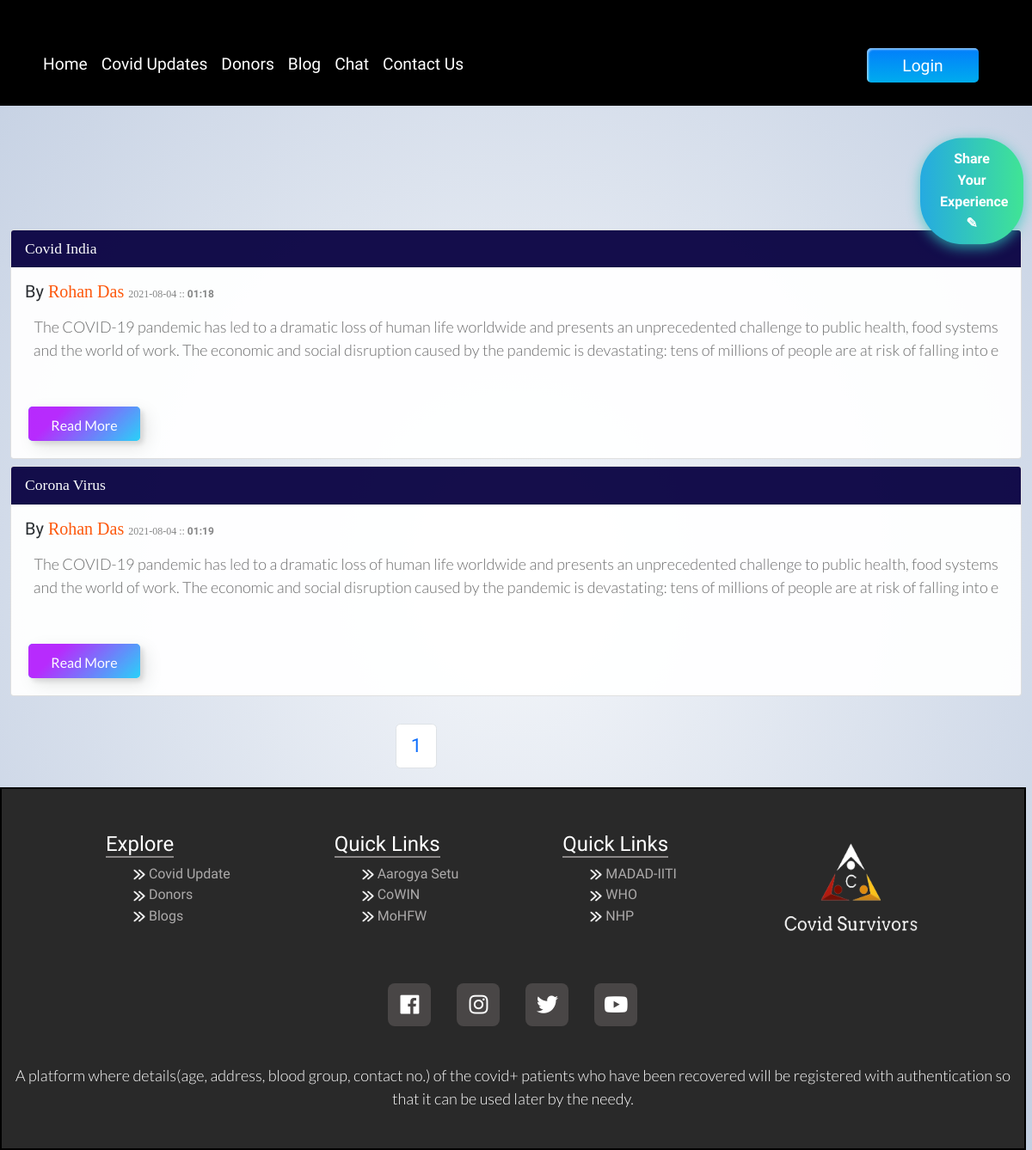
The page /blog/ on the database as committed earlier.
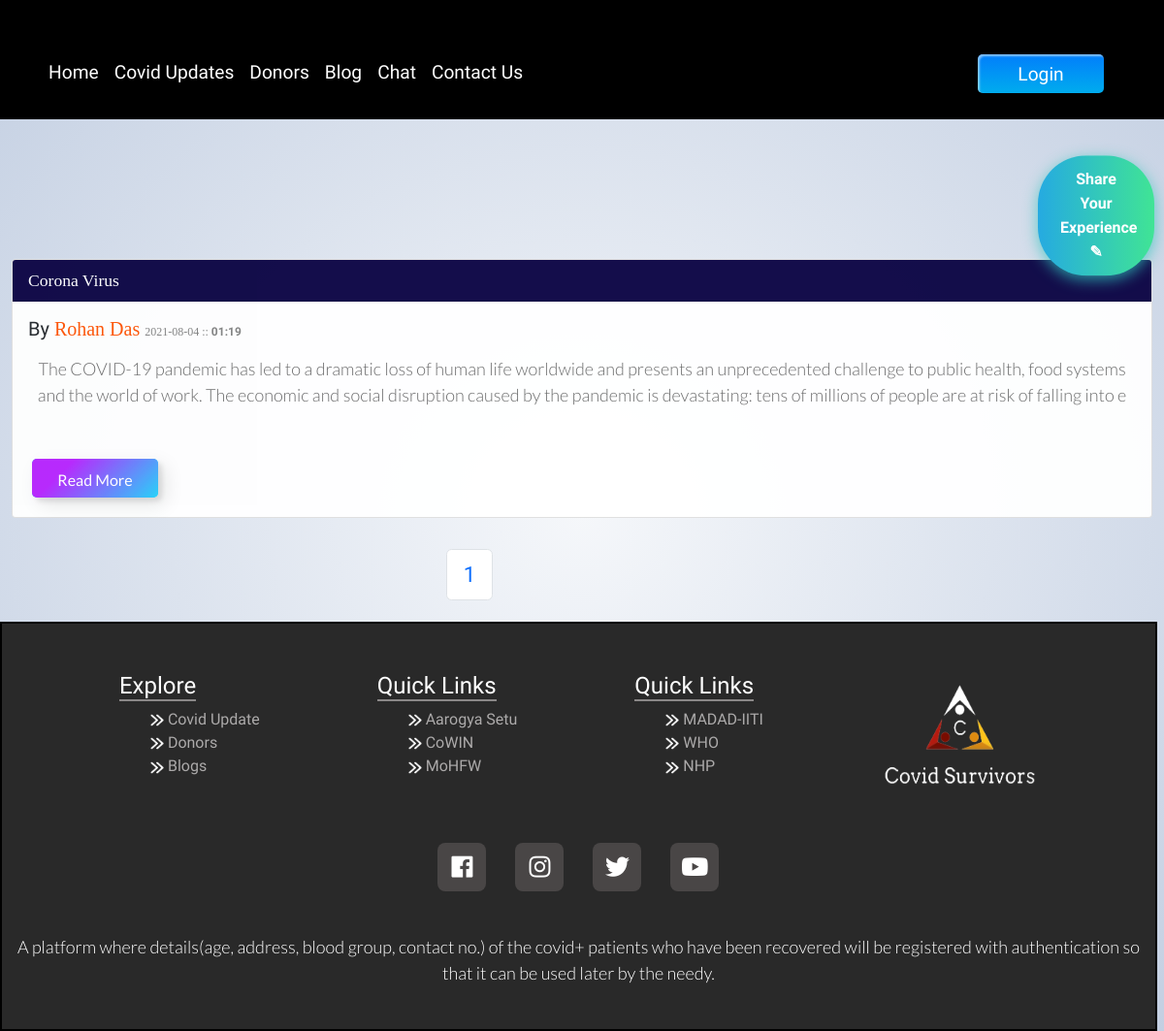
The same page on the database as committed later.
### blog/models.py (models this page shows, shortened)
class Post(models.Model):
    sno=models.AutoField(primary_key=True)
    title=models.CharField(max_length=255)
    author=models.CharField(max_length=50)
    authorUsername=models.CharField(max_length=50, default="")
    Timestamp=models.CharField(max_length=50)
    blog_img = models.ImageField(upload_to='')
    content=models.TextField()

### blog/views.py (the view)
# urls.py: path('', views.blogHome, name='blogHome'),
def blogHome(request):
    post = Post.objects.all().order_by('sno')
    paginator = Paginator(post, 4)
    Page_number = request.GET.get('page')
    Page_obj = paginator.get_page(Page_number)
    return render(request, 'blog/blogHome.html', {"page_obj": Page_obj})

### templates/blog/blogHome.html (shortened to what this page needs)
{% extends 'base.html' %}
{% block body %}
{% load static %}
  <button type="button" id="share" class="btn-hover butto color-1 Shareblg">
<a style="text-decoration: none;  color: rgb(255, 255, 255);" href="/blog/addblog">
  Share Your Experience <span>&#9998</span>
</a>
  </button>
<div class="container" style="max-width: 1200px; opacity: 0.95;">
  {% for post in page_obj %}
  <div class="card my-2 ccc cardd {% cycle 'left1' 'right1' 'left2' 'right2' %}">
    <div class="card-header" style="background-color: rgb(9, 2, 66); margin: 0;">
      <span id="title"> {{post.title}}</span>
    </div>
    <div class="card-body">
      <h5 class="card-title">By <span id="author">{{post.author}}</span> <span id="time">{{post.Timestamp|slice:"0:11"}} :: <b>{{post.Timestamp | slice:"11:16"}} </b> </span></h5>
      <p class="card-text">
        {% autoescape off %}{{post.content|slice:300}}{% endautoescape %}
      </p>
    </div>
    <a href="/blog/{{post.sno}}" >
      <button class="custom-btn btn-9">Read More</button>
    </a>
  </div>
  {% endfor %}
</div>
  <br>
  <div id="pagination">
    <nav aria-label="Page navigation example">
      <ul class="pagination">
        <li class="page-item  right2"><a class="page-link" href="#">{{page_obj.number}}</a></li>
      </ul>
    </nav>
  </div>
{% endblock %}

### templates/base.html (shortened to what this page needs)
<!DOCTYPE html>
<html lang="en">
<head>
  <link href="https://cdn.jsdelivr.net/npm/bootstrap@5.0.2/dist/css/bootstrap.min.css" rel="stylesheet"
>
  <link rel="stylesheet" href="https://cdnjs.cloudflare.com/ajax/libs/font-awesome/5.5.0/css/all.css">
    {% load static %}
    <link rel="stylesheet" href="{% static 'base.css' %}">
</head>
<body>
  <div id="j">
    <header id="i" class="p-3 bg-dark nn tran text-white">
      {% load static %}
      <br>
      <div id="navbar" class="container">
        <div id="navbar2" class="d-flex flex-wrap align-items-center justify-content-center justify-content-lg-start">
          <ul class="nav col-12 col-lg-auto me-lg-auto mb-2 justify-content-center mb-md-0" id="List">
            <li><a href="/" class="nav-link px-2 text-white">Home</a></li>
            <li id="z"><a href="/covidupdates" class="nav-link px-2 text-white">Covid Updates</a></li>
            <li><a href="/donors" class="nav-link px-2 text-white">Donors</a></li>
            <li><a href="/blog" class="nav-link px-2 text-white">Blog</a></li>
            <li><a href="/livechat" class="nav-link px-2 text-white">Chat</a></li>
            <li><a href="/contactus" class="nav-link px-2 text-white">Contact Us</a></li>
          </ul>
          {% if request.user.is_authenticated %}
          <a href="/profile">
            {% if user.first_name|length < 20 %}
            {% if "G" in user.first_name %}
            <button class="custom-btn btn-12"><span>Profile</span><span>Admin &#9881;</span></button>
            {% elif user.first_name == "" or user.username == "bhavishya" %}
            <button class="custom-btn btn-12"><span>Profile</span><span>SuperAdmin &#9881;</span></button>
            {% else %}
            <button class="custom-btn btn-12"><span>Profile</span><span>{{user.first_name}}</span></button>
            {% endif %}
          </a>
            {% else %}
            <button class="custom-btn btn-12"><span>Profile</span><span>{{user.username}}</span></button>
          </a>
            {% endif %}
          {% else %}
          <div class="text-end">
            <a href="/login">
       <button class="custom-btn btn-3"><span>Login</span></button>
            </a>
          </div>
          {% endif %}
        </div>
      </div>
    </header>
  </div>
  {% block body %}
  {% endblock body %}
  {% load static %}
  <div class="total-monal">
    <div class="containermonal">
            <div class="middlesection-mm ">
                <div class="firstmiddle-mm middleblock">
                    <h4><span>Explore</span> </h4>
                    <ul class="middlesection-ul">
                        <li ><img src="{% static "imgs/bullet3.png" %}" class="bulleticon-mm" alt="">
                            <a href="/covidupdates" class="middlesectionlink">Covid Update</a></li>
                        <li><img src="{% static "imgs/bullet3.png" %}" class="bulleticon-mm" alt="">
                            <a href="/donors" class="middlesectionlink">Donors</a></li>
                        <li><img src="{% static "imgs/bullet3.png" %}" class="bulleticon-mm" alt="">
                            <a href="/blog" class="middlesectionlink">Blogs</a></li>
                    </ul>
                </div>
                <div class="secondmiddle-mm middleblock">
                    <h4><span>Quick Links</span> </h4>
                    <ul class="middlesection-ul">
                        <li><img src="{% static "imgs/bullet3.png" %}" class="bulleticon-mm" alt="">
                            <a href="https://www.aarogyasetu.gov.in/" class="middlesectionlink" target="_blank">Aarogya Setu</a></li>
                        <li><img src="{% static "imgs/bullet3.png" %}" class="bulleticon-mm" alt="">
                            <a href="https://www.cowin.gov.in/" class="middlesectionlink" target="_blank">CoWIN</a></li>
                        <li><img src="{% static "imgs/bullet3.png" %}" class="bulleticon-mm" alt="">
                            <a href="https://www.mohfw.gov.in/" class="middlesectionlink" target="_blank">MoHFW</a></li>
                    </ul>
                </div>
                <div class="thirdmiddle-mm middleblock">
                    <h4><span>Quick Links</span></h4>
                    <ul class="middlesection-ul">
                        <li><img src="{% static "imgs/bullet3.png" %}" class="bulleticon-mm" alt="">
                           <a href="https://madad-covid.in/" class="middlesectionlink" target="_blank">MADAD-IITI</a></li>
                        <li><img src="{% static "imgs/bullet3.png" %}" class="bulleticon-mm" alt="">
                            <a href="https://www.who.int/emergencies/diseases/novel-coronavirus-2019?gclid=Cj0KCQjwsqmEBhDiARIsANV8H3Z9S2QOOEpwE5kNxleFkJ0lr57jaTgfQk7WJOBPfwKZ-XJP8ZJib-4aAqSgEALw_wcB" class="middlesectionlink" target="_blank">WHO</a></li>
                        <li><img src="{% static "imgs/bullet3.png" %}" class="bulleticon-mm" alt="">
                            <a href="https://www.nhp.gov.in/" class="middlesectionlink" target="_blank">NHP</a></li>
                    </ul>
                </div>
                <div class="fourthmiddle-mm middleblock">
               <img src="{% static "imgs/logo2.png" %}" alt="">
                </div>
            </div>
            <div class="bottomsection-mm">
                <div class="socialicons-mm">
                    <a href=""><i class="fab fa-facebook"></i> </a>
                    <a href=""><i class="fab fa-instagram"></i> </a>
                    <a href=""><i class="fab fa-twitter"></i> </a>
                    <a href=""><i class="fab fa-youtube"></i> </a>
                </div>
                <p>A platform where details(age, address, blood group, contact no.) of the covid+ patients who have been recovered will be registered with authentication so that it can be used later by the needy.
                </p>
            </div>
    </div>
</div>
</body>
</html>

### home/static/base.css (style rules this page uses)
body { background-image: radial-gradient(#f5f7fa , #c3cfe2); font-family: 'Times New Roman', Times, serif; }
p { font-family: 'Lato', sans-serif; font-weight: 300; text-align: center; font-size: 18px; color: #676767; }
button { margin: 20px; }
.custom-btn { width: 130px; height: 40px; color: #fff; border-radius: 5px; padding: 10px 25px; font-family: 'Lato', sans-serif; font-weight: 500; background: transparent; cursor: pointer; transition: all 0.3s ease; position: relative; display: inline-block; box-shadow:inset 2px 2px 2px 0px rgba(255,255,255,.5), 7px 7px 20px 0px rgba(0,0,0,.1), 4px 4px 5px 0px rgba(0,0,0,.1); outline: none; }
.btn-3 { background: rgb(0,172,238); background: linear-gradient(0deg, rgba(0,172,238,1) 0%, rgba(2,126,251,1) 100%); width: 130px; height: 40px; line-height: 42px; padding: 0; border: none; }
.btn-3 span { position: relative; display: block; width: 100%; height: 100%; }
.btn-3:before, .btn-3:after { position: absolute; content: ""; right: 0; top: 0; background: rgba(2,126,251,1); transition: all 0.3s ease; }
.btn-3:before { height: 0%; width: 2px; }
.btn-3:after { width: 0%; height: 2px; }
.btn-3 span:before, .btn-3 span:after { position: absolute; content: ""; left: 0; bottom: 0; background: rgba(2,126,251,1); transition: all 0.3s ease; }
.btn-3 span:before { width: 2px; height: 0%; }
.btn-3 span:after { width: 0%; height: 2px; }
.btn-9 { border: none; transition: all 0.3s ease; overflow: hidden; }
.btn-9:after { position: absolute; content: " "; z-index: -1; top: 0; left: 0; width: 100%; height: 100%; background-color: #1fd1f9; background-image: linear-gradient(315deg, #1fd1f9 0%, #b621fe 74%); transition: all 0.3s ease; }

### templates/blog/blogHome.html (style rules this page uses)
#pagination { margin: auto; width: 200px; zoom: 1.4; }
#share { margin: 10px; }
.left1 { animation: left1 0.3s ease-out 1 forwards; }
.right2 { position: relative; right: -200px; visibility: hidden; animation: right1 0.3s ease-in 1 0.7s forwards; }
.ccc { transition: all 0.6s; }
.Shareblg { position: -webkit-sticky; position: sticky; top: 20vh; left: 90vw; font-family: -apple-system, BlinkMacSystemFont, 'Segoe UI', Roboto, Oxygen, Ubuntu, Cantarell, 'Open Sans', 'Helvetica Neue', sans-serif; }
#title { color: rgb(255, 255, 255); font-size: 1.1em; font-family: Georgia, 'Times New Roman', Times, serif; }
#author { color: rgb(255, 81, 0); font-family: Georgia, 'Times New Roman', Times, serif; }
#time { font-size: 0.6em; font-family: 'Times New Roman', Times, serif; color: gray; }
.butto { display: block; min-width: 70px; max-width: 110px; }

Rows that differ between the two databases and show on the page:
removed Post: title "Covid India", author "Rohan Das", Timestamp "2021-08-04", Timestamp "01:18", content "The COVID-19 pandemic has led to a dramatic loss of human life worldwide and presents an unprecedented challenge to public health, food systems and the world of work. The economic and social disruption caused by the pandemic is devastating: tens of millions of people are at risk of falling into e"
